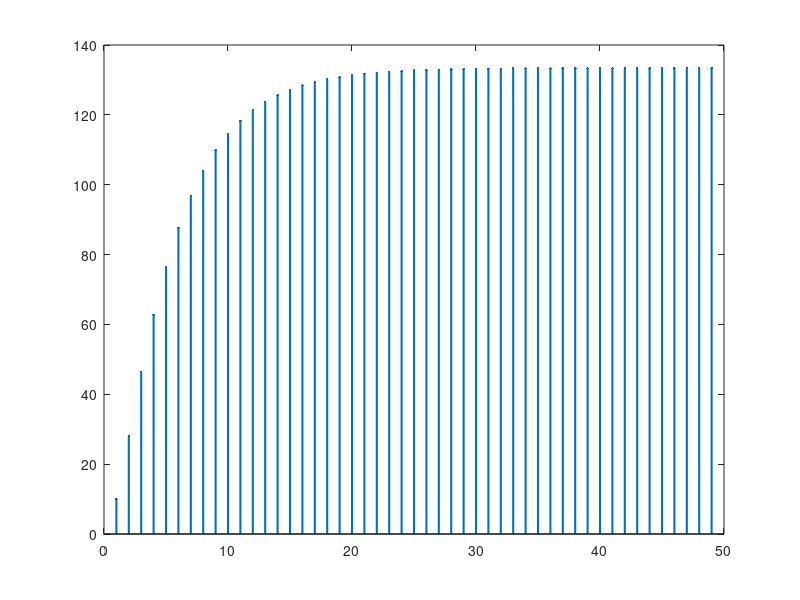

MATLAB code for this plot: (Note: this script raises an error after producing the figure.)
function exam2_15

% EXAMPLE 2.15: Zero-state response

clc
clear
fprintf ('Example 2_15: Zero-state response\n')

% Find poles and zeros

a = [1 -1.2 .32];
b = [0 10 6];
pole = roots(a)
zero = roots(b)

% Compute zero-state response

n = 50;
k = [0 : n-1]';
u = ones(n,1);
y = filter(b,a,u);
figure
h = stem (k,y,'filled','.');
set (h,'LineWidth',1.5)
f_labels ('Zero-state response','\it{k}','\it{y(k)}')
axis([k(1),k(n),0,200])
f_wait
